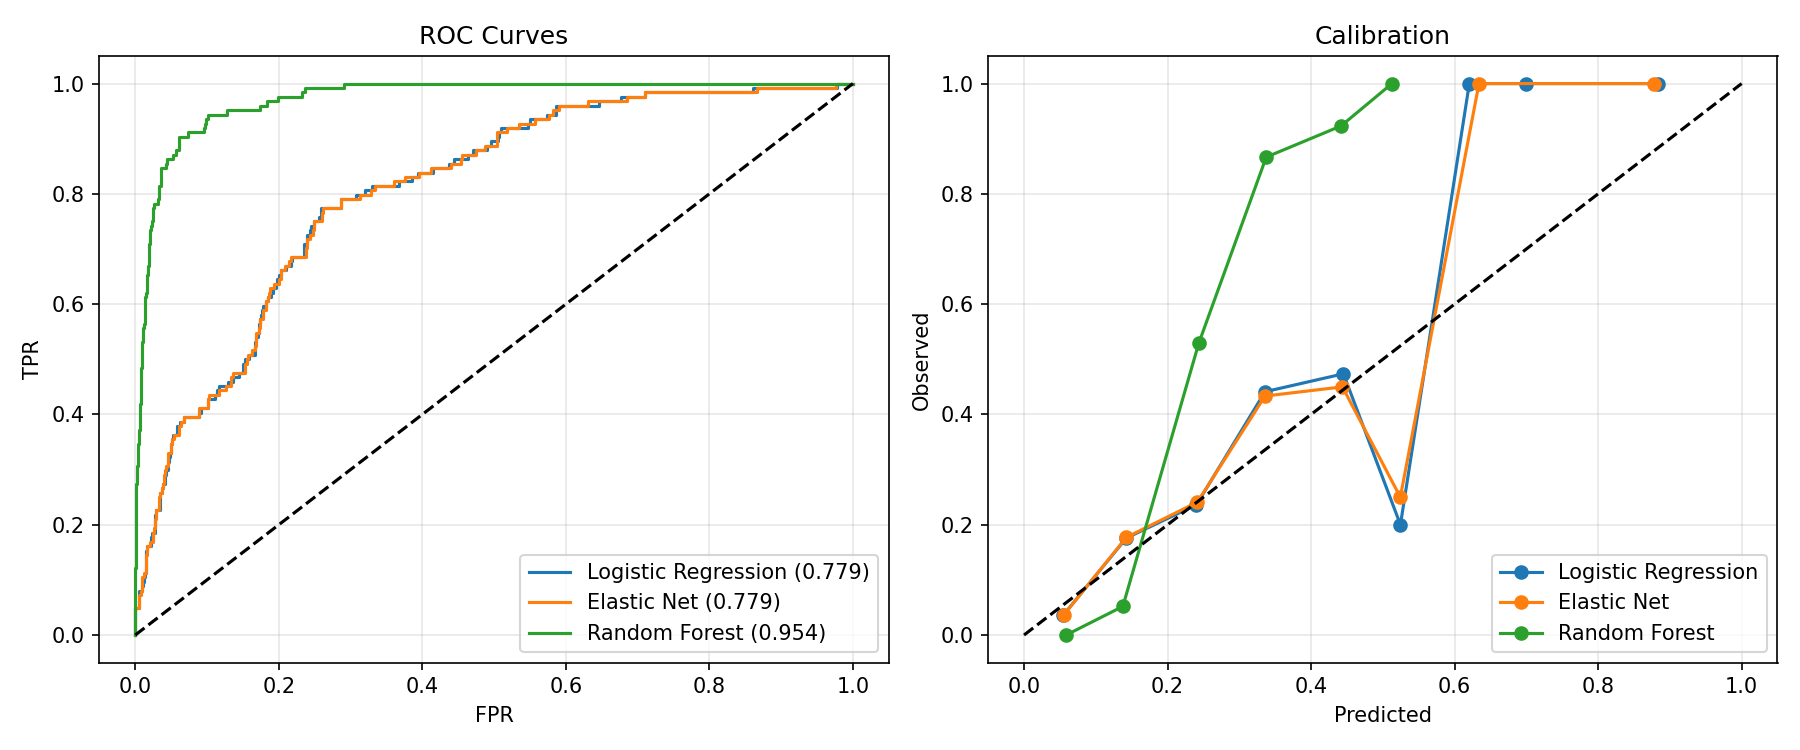

The script that saved this image:
"""
Step 7: Model Development - Multi-Model Comparison
==================================================
Pre-specified: Logistic Regression vs Elastic Net vs Random Forest

MODEL SELECTION CRITERIA (pre-specified):
1. Calibration slope closest to 1.0
2. C-statistic (if calibration similar)
3. Simplicity/interpretability (if performance similar)

References: Rubin (1987), Steyerberg (2019), Collins et al. BMJ 2024, TRIPOD+AI
"""
import json
from pathlib import Path
from datetime import datetime
import warnings
warnings.filterwarnings('ignore')

import pandas as pd
import numpy as np
from sklearn.linear_model import LogisticRegression
from sklearn.ensemble import RandomForestClassifier
from sklearn.preprocessing import StandardScaler, LabelEncoder
from sklearn.metrics import roc_auc_score, brier_score_loss, roc_curve
from sklearn.calibration import calibration_curve
from scipy import stats
import matplotlib.pyplot as plt

# Paths
PLAN_DIR = Path(r"C:\Users\ic\OneDrive\Desktop\DARING Project\Plan")
STEP6_DIR = PLAN_DIR / "06_Final_Imputation"
STEP7_DIR = PLAN_DIR / "07_Model_Development"
IMPUTED_DIR = STEP6_DIR / "imputed_data"

def rubins_rules(estimates, variances):
    m = len(estimates)
    Q_bar = np.mean(estimates)
    U_bar = np.mean(variances)
    B = np.var(estimates, ddof=1)
    T = U_bar + (1 + 1/m) * B
    SE = np.sqrt(T)
    nu = max((m - 1) * (1 + U_bar/((1+1/m)*B))**2 if B > 0 else 1000, 1)
    t_crit = stats.t.ppf(0.975, df=nu)
    return Q_bar, SE, Q_bar - t_crit * SE, Q_bar + t_crit * SE

def pool_cstatistic(c_values, se_values=None):
    c_values = np.clip(np.array(c_values), 0.501, 0.999)
    logit_c = np.log(c_values / (1 - c_values))
    se_values = np.array(se_values) if se_values else np.full(len(c_values), 0.03)
    logit_var = (se_values ** 2) / (c_values * (1 - c_values)) ** 2
    q, _, ci_lo, ci_hi = rubins_rules(logit_c, logit_var)
    return 1/(1+np.exp(-q)), 1/(1+np.exp(-ci_lo)), 1/(1+np.exp(-ci_hi))

def calc_auc_se(y, pred):
    auc = roc_auc_score(y, pred)
    n1, n0 = y.sum(), len(y) - y.sum()
    q1, q2 = auc/(2-auc), 2*auc**2/(1+auc)
    se = np.sqrt((auc*(1-auc) + (n1-1)*(q1-auc**2) + (n0-1)*(q2-auc**2))/(n1*n0))
    return auc, se

def calc_calibration(y, pred):
    log_odds = np.clip(np.log(np.clip(pred,1e-10,1-1e-10)/(1-np.clip(pred,1e-10,1-1e-10))), -10, 10)
    m = LogisticRegression(penalty=None, solver='lbfgs', max_iter=1000)
    m.fit(log_odds.reshape(-1,1), y)
    return m.coef_[0][0], m.intercept_[0]

def preprocess(df, feature_cols, outcome):
    X = df[feature_cols].copy()
    for col in X.select_dtypes(include=['object','category']).columns:
        X[col] = LabelEncoder().fit_transform(X[col].fillna('Unknown').astype(str))
    X = X.fillna(X.median()).replace([np.inf,-np.inf], np.nan).fillna(X.median())
    return X.values, df[outcome].values

# Load datasets
print("="*70)
print("STEP 7: MODEL COMPARISON")
print("="*70)

datasets = [pd.read_csv(p) for p in sorted(IMPUTED_DIR.glob("imputed_dataset_*.csv"))]
M = len(datasets)
print(f"\nLoaded {M} imputed datasets")

if M == 0:
    raise RuntimeError("No datasets found. Run Step 6 first.")

OUTCOME = 'mortality'
feature_cols = [c for c in datasets[0].columns if c != OUTCOME]
print(f"Features: {len(feature_cols)}, Samples: {len(datasets[0])}")

# Fit models
results = {'lr': {'aucs':[],'ses':[],'preds':[],'coefs':[]},
           'en': {'aucs':[],'ses':[],'preds':[],'coefs':[]},
           'rf': {'aucs':[],'ses':[],'preds':[]}}

scaler = StandardScaler()
X0, _ = preprocess(datasets[0], feature_cols, OUTCOME)
scaler.fit(X0)

print("\nFitting models...")
for i, df in enumerate(datasets):
    X, y = preprocess(df, feature_cols, OUTCOME)
    Xs = scaler.transform(X)
    
    # Logistic
    lr = LogisticRegression(penalty='l2', C=1.0, max_iter=1000, random_state=42)
    lr.fit(Xs, y)
    pred_lr = lr.predict_proba(Xs)[:,1]
    auc_lr, se_lr = calc_auc_se(y, pred_lr)
    results['lr']['aucs'].append(auc_lr)
    results['lr']['ses'].append(se_lr)
    results['lr']['preds'].append(pred_lr)
    results['lr']['coefs'].append(lr.coef_[0])
    
    # Elastic Net
    en = LogisticRegression(penalty='elasticnet', solver='saga', l1_ratio=0.5, C=1.0, max_iter=2000, random_state=42)
    en.fit(Xs, y)
    pred_en = en.predict_proba(Xs)[:,1]
    auc_en, se_en = calc_auc_se(y, pred_en)
    results['en']['aucs'].append(auc_en)
    results['en']['ses'].append(se_en)
    results['en']['preds'].append(pred_en)
    results['en']['coefs'].append(en.coef_[0])
    
    # Random Forest
    rf = RandomForestClassifier(n_estimators=200, max_depth=8, min_samples_leaf=10, random_state=42, n_jobs=-1)
    rf.fit(Xs, y)
    pred_rf = rf.predict_proba(Xs)[:,1]
    auc_rf, se_rf = calc_auc_se(y, pred_rf)
    results['rf']['aucs'].append(auc_rf)
    results['rf']['ses'].append(se_rf)
    results['rf']['preds'].append(pred_rf)
    
    if (i+1) % 20 == 0:
        print(f"  {i+1}/{M} | LR:{auc_lr:.3f} EN:{auc_en:.3f} RF:{auc_rf:.3f}")

# Pool results
y_true = datasets[0][OUTCOME].values
print("\n" + "="*70)
print("POOLED RESULTS")
print("="*70)

models = {}
for name, key in [('Logistic Regression','lr'), ('Elastic Net','en'), ('Random Forest','rf')]:
    pred = np.mean(results[key]['preds'], axis=0)
    c, c_lo, c_hi = pool_cstatistic(results[key]['aucs'], results[key]['ses'])
    brier = brier_score_loss(y_true, pred)
    cal_slope, _ = calc_calibration(y_true, pred)
    models[name] = {'c':c, 'c_lo':c_lo, 'c_hi':c_hi, 'brier':brier, 'cal':cal_slope, 'pred':pred}
    print(f"\n{name}:")
    print(f"  C-statistic: {c:.4f} ({c_lo:.4f}-{c_hi:.4f})")
    print(f"  Calibration: {cal_slope:.4f}")
    print(f"  Brier: {brier:.4f}")

# Model selection
print("\n" + "="*70)
print("MODEL SELECTION")
print("="*70)
cal_diff = {n: abs(m['cal']-1) for n,m in models.items()}
c_range = max(m['c'] for m in models.values()) - min(m['c'] for m in models.values())

if c_range < 0.02:
    selected = 'Logistic Regression'
    reason = "Similar performance (ΔC<0.02); prefer simpler model"
else:
    selected = min(cal_diff, key=cal_diff.get)
    reason = f"Best calibration (|slope-1|={cal_diff[selected]:.3f})"

print(f"\n✅ Selected: {selected}")
print(f"   Reason: {reason}")

# Comparison table
comp = pd.DataFrame([
    {'Model':n, 'C-statistic':f"{m['c']:.3f} ({m['c_lo']:.3f}-{m['c_hi']:.3f})",
     'Cal.Slope':f"{m['cal']:.3f}", 'Brier':f"{m['brier']:.4f}"}
    for n,m in models.items()
])
print("\n" + comp.to_string(index=False))
comp.to_csv(STEP7_DIR / 'model_comparison.csv', index=False)

# Visualization
fig, axes = plt.subplots(1, 2, figsize=(12, 5))
for n,m in models.items():
    fpr,tpr,_ = roc_curve(y_true, m['pred'])
    axes[0].plot(fpr, tpr, label=f"{n} ({m['c']:.3f})")
axes[0].plot([0,1],[0,1],'k--')
axes[0].set_xlabel('FPR'); axes[0].set_ylabel('TPR')
axes[0].set_title('ROC Curves'); axes[0].legend(); axes[0].grid(alpha=0.3)

for n,m in models.items():
    prob_true, prob_pred = calibration_curve(y_true, m['pred'], n_bins=10)
    axes[1].plot(prob_pred, prob_true, 'o-', label=n)
axes[1].plot([0,1],[0,1],'k--')
axes[1].set_xlabel('Predicted'); axes[1].set_ylabel('Observed')
axes[1].set_title('Calibration'); axes[1].legend(); axes[1].grid(alpha=0.3)

plt.tight_layout()
plt.savefig(STEP7_DIR / 'model_comparison.png', dpi=150)
print(f"\n✅ Saved: model_comparison.png")

# Save results
json.dump({
    'date': datetime.now().isoformat(), 'n_imputations': M,
    'selected_model': selected, 'reason': reason,
    'results': {n: {'c':m['c'],'c_ci':[m['c_lo'],m['c_hi']],'cal':m['cal'],'brier':m['brier']} 
                for n,m in models.items()}
}, open(STEP7_DIR / 'model_results.json', 'w'), indent=2)

# Save LR coefficients
coefs = np.mean(results['lr']['coefs'], axis=0)
pd.DataFrame({'Variable':feature_cols[:len(coefs)], 'Coefficient':coefs}).to_csv(
    STEP7_DIR / 'logistic_coefficients.csv', index=False)

print(f"\n{'='*70}")
print("COMPLETE")
print(f"{'='*70}")
